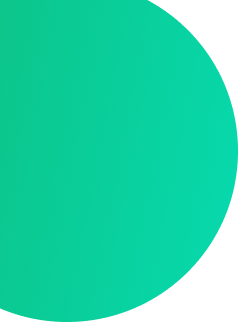
#> input picture assets/images/onboarding_shape.png, 238 x 322 px, found by its file name
$ python onb_compare.py
#> lines starting #> are read from the running program, lines starting #| are printed output that depends on the picture; after the words box and inside, x2 and y2 are one past the last pixel; in counts of white or black regions, pixels touching at a corner belong together
import os
from PIL import Image, ImageDraw, ImageFont

ROOT = r'E:\flutter route\Andriod Studio\doctor_hunt'
IMG = os.path.join(ROOT, 'assets', 'images')
FONT = os.path.join(ROOT, 'assets', 'fonts', 'Rubik.ttf')
REF = os.path.join(ROOT, '.openclaw-attachments', '20260913-012219-44954395-f96-02_Onboarding screen-01.png')

W, H = 375, 812
c = Image.new('RGBA', (W, H), (255, 255, 255, 255))
#> c: PIL image 375x812 RGBA; every value is 255

shape = Image.open(os.path.join(IMG, 'onboarding_shape.png')).convert('RGBA')
#> shape is the input picture: PIL image 238x322 RGBA; mean R, G, B, A 8.2, 179, 134.4, 220.1
sw = 240; sh = int(shape.height*sw/shape.width)
#> after `sh = int(shape.height * sw / shape.width)`: sh = 324
c.alpha_composite(shape.resize((sw, sh), Image.LANCZOS), (-60, -40))

glow = Image.open(os.path.join(IMG, 'onboarding_glow.png')).convert('RGBA')
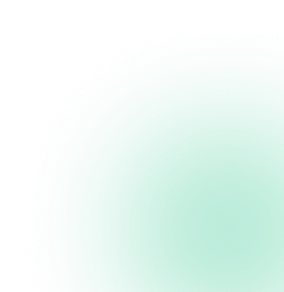
#> input picture assets/images/onboarding_glow.png, 284 x 292 px, found by its file name
#> glow is the input picture: PIL image 284x292 RGBA; mean R, G, B, A 23.5, 152.1, 101.5, 20.4
gw = 300; gh = int(glow.height*gw/glow.width)
#> after `gh = int(glow.height * gw / glow.width)`: gh = 308
c.alpha_composite(glow.resize((gw, gh), Image.LANCZOS), (W-gw+60, H-gh+60))
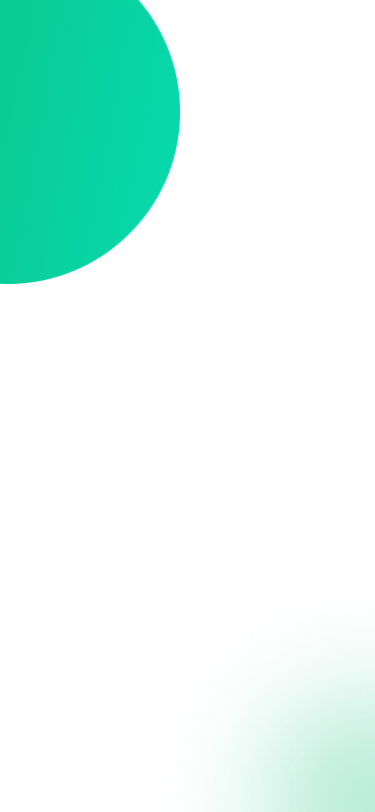
#> c: PIL image 375x812 RGBA; mean R, G, B, A 217.5, 247.8, 240, 255

# image 336 at (20,91)
ill = Image.open(os.path.join(IMG, 'onboarding_1.jpg')).convert('RGBA').resize((336,336), Image.LANCZOS)
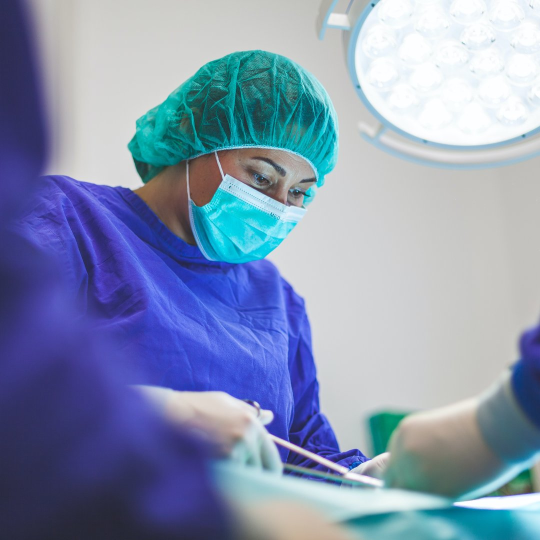
#> input picture assets/images/onboarding_1.jpg, 1080 x 1080 px, found by its file name (shown at 1/2 size)
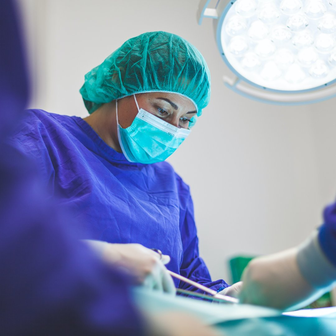
#> ill: PIL image 336x336 RGBA; mean R, G, B, A 133.4, 148.4, 177.6, 255
mask = Image.new('L', (336,336), 0); ImageDraw.Draw(mask).ellipse((0,0,335,335), fill=255)
#> after `mask = Image.new('L', (336, 336), 0)`: mask: PIL image 336x336 L; every value is 0
#> after `ImageDraw.Draw(mask).ellipse((0, 0, 335, 335), fill=255)`:
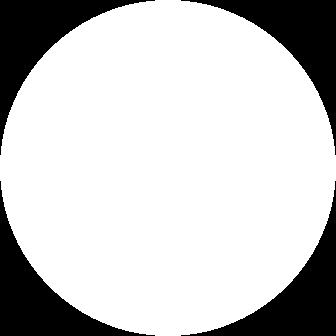
#> mask: PIL image 336x336 L; 78.5% white; 4 black regions, box (x1, y1, x2, y2) and area: (0, 0, 155, 155) 6069, (181, 0, 336, 155) 6069, (0, 181, 155, 336) 6069, (181, 181, 336, 336) 6069
ill.putalpha(mask)
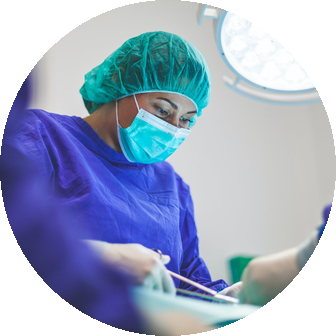
#> ill: PIL image 336x336 RGBA; mean R, G, B, A 133.4, 148.4, 177.6, 200.2; transparent parts drawn white
c.alpha_composite(ill, (20, 91))
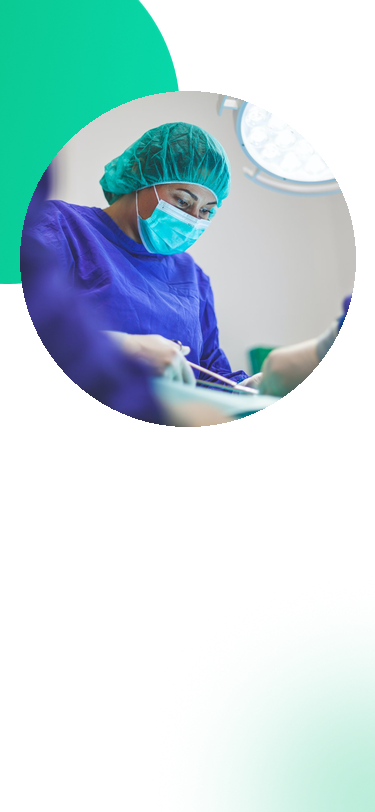
#> c: PIL image 375x812 RGBA; mean R, G, B, A 197.6, 220.2, 224.7, 255

def rubik(sz, wght):
#> (the run stopped early here; a loop or call above may not have finished)
